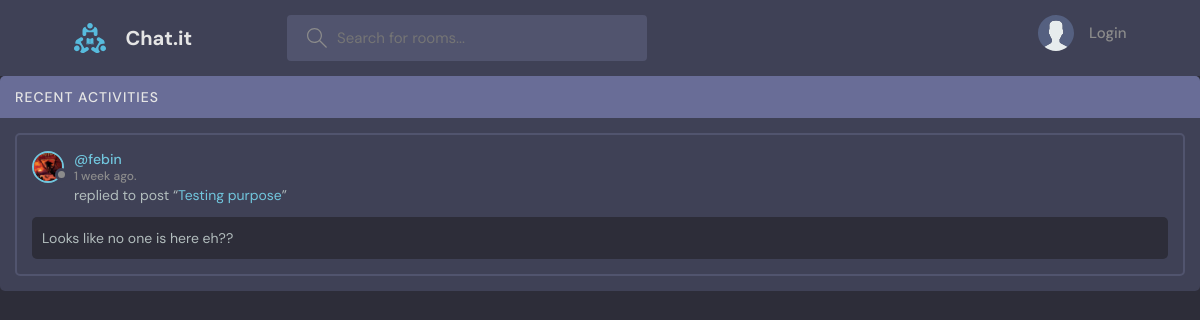
The page /activity/ on the database its author committed.
### room/models.py (models this page shows, shortened)
class Message(models.Model):
    user = models.ForeignKey(User, on_delete=models.CASCADE, related_name="user_messages")
    room = models.ForeignKey(Room, on_delete=models.CASCADE, related_name="room_messages")
    body = models.TextField()
    updated_at = models.DateTimeField(auto_now=True)
    created_at = models.DateTimeField(auto_now_add=True)
    class Meta:
        ordering = ['-updated_at', '-created_at']

class User(AbstractUser):
    name = models.CharField(max_length=64)
    email = models.EmailField(unique=True)
    bio = models.TextField(null=True)
    avatar = models.ImageField(null=True, default='avatar.svg')
    USERNAME_FIELD = 'email'
    REQUIRED_FIELDS = []

class Room(models.Model):
    name = models.CharField(max_length=200)
    description = models.TextField(null=True, blank=True)
    updated_at = models.DateTimeField(auto_now=True)
    created_at = models.DateTimeField(auto_now_add=True)
    host = models.ForeignKey(User, on_delete=models.SET_NULL, null=True, related_name="created_rooms")
    participants = models.ManyToManyField(User, related_name="participants", blank=True)
    topic = models.ForeignKey(Topic, on_delete=models.SET_NULL, null=True, related_name="rooms")
    class Meta:
        ordering = ['-updated_at', '-created_at']

### room/views.py (the view)
# urls.py: path('activity/', views.activityPage, name='activity'),
def activityPage(request):
    room_messages = Message.objects.all()
    return render(request, 'room/activity.html', {
        "room_messages": room_messages,
    })

### room/templates/room/activity.html
{% extends 'room/layout.html' %}
{% block content %}
{% include 'room/components/activity_component.html' %}
{% endblock %}

### room/templates/room/components/activity_component.html (shortened to what this page needs)
<div class="activities">
    <div class="activities__header">
      <h2>Recent Activities</h2>
    </div>
    {% for message in room_messages %}
        <div class="activities__box">
        <div class="activities__boxHeader roomListRoom__header">
            <a href="{% url 'room:profile' message.user.id %}" class="roomListRoom__author">
            <div class="avatar avatar--small">
                <img src="{{ message.user.avatar.url }}" />
            </div>
            <p>
                @{{ message.user.username }}
                <span>{{ message.updated_at | timesince }} ago.</span>
            </p>
            </a>
        </div>
        <div class="activities__boxContent">
            <p>replied to post “<a href="{% url 'room:room' message.room.id %}">{{ message.room.name }}</a>”</p>
            <div class="activities__boxRoomContent">
            {{ message.body }}
            </div>
        </div>
        </div>
    {% endfor %}
  </div>

### static/styles/style.css (style rules this page uses)
:root { --color-main: #71c6dd; --color-main-light: #e1f6fb; --color-dark: #3f4156; --color-dark-medium: #51546e; --color-dark-light: #696d97; --color-light: #e5e5e5; --color-gray: #8b8b8b; --color-light-gray: #b2bdbd; --color-bg: #2d2d39; --color-success: #5dd693; --color-error: #fc4b0b; }
* { font-family: "DM Sans", -apple-system, BlinkMacSystemFont, "Segoe UI", Roboto, Oxygen, Ubuntu, Cantarell, "Open Sans", "Helvetica Neue", sans-serif; margin: 0; padding: 0; box-sizing: border-box; text-rendering: optimizeLegibility; font-size: inherit; }
html { font-size: 56.25%; }
@media only screen and (min-width: 1200px) { html { font-size: 62.5%; } }
body { line-height: 1.6; font-weight: 400; font-size: 1.5rem; color: var(--color-light-gray); background-color: var(--color-bg); min-height: 100vh; }
img { width: 100%; }
a { display: inline-block; color: var(--color-main); text-decoration: none; }
.avatar { position: relative; display: inline-block; border-radius: 50%; border: 2px solid var(--color-main); }
.avatar img { display: block; border-radius: 50%; object-fit: cover; object-position: center; }
.avatar::after { content: ""; display: block; position: absolute; background-color: var(--color-gray); z-index: 111; border-radius: 50%; border: 0.3rem solid var(--color-dark); }
.avatar.avatar--small img { width: 2.8rem; height: 2.8rem; }
.avatar.avatar--small:after { width: 0.7rem; height: 0.7rem; bottom: 0px; right: -6px; }
.roomListRoom__header { display: flex; justify-content: space-between; align-items: center; }
.roomListRoom__author { font-weight: 500; display: flex; align-items: center; gap: 1rem; }
.activities { background: var(--color-dark); border-radius: 5px; overflow: hidden; }
.activities__header h2 { background-color: var(--color-dark-light); text-transform: uppercase; font-weight: 500; padding: 1rem 1.5rem; color: var(--color-light); letter-spacing: 1px; font-size: 1.4rem; }
.activities__box { margin: 1.5rem; padding: 1.5rem; border: 2px solid var(--color-dark-medium); border-radius: 5px; }
.activities__boxHeader p { font-size: 1.4rem; line-height: 1.3; }
.activities__boxHeader p span { color: var(--color-gray); font-size: 1.2rem; display: block; }
.activities__boxContent { margin-left: 4.2rem; }
.activities__boxContent { font-size: 1.4rem; }
.activities__boxRoomContent { background: var(--color-bg); padding: 1rem; border-radius: 5px; margin-top: 1rem; margin-left: -4.2rem; }

### rows shown on the page
Message: user.avatar (picture), user.username "febin", updated_at "1 week", room.name "Testing purpose", body "Looks like no one is here eh??"
